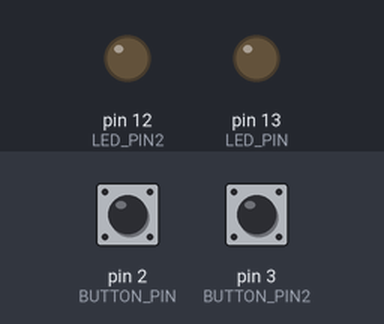
The sketch below on a simulated Arduino Uno, built with avr-gcc and run on an emulated ATmega328P. On the bench: output pins drawn as LEDs (lit = HIGH). Inputs (shaded band) come from the test bench; at power-on: pin 2 (BUTTON_PIN) HIGH, pin 3 (BUTTON_PIN2) HIGH.

Above: at 1.2 s.
1.3 s: pin 2 (BUTTON_PIN) pulled LOW for 0.15 s
At 1.37 s:
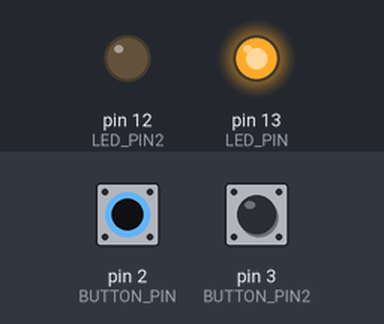
2.9 s: pin 3 (BUTTON_PIN2) pulled LOW for 0.15 s
At 2.97 s:
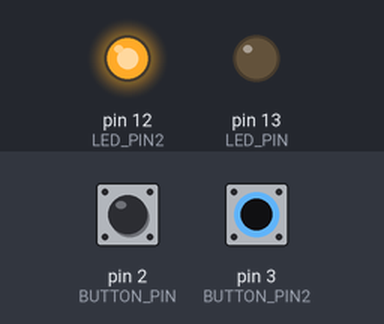
4.5 s: pin 3 (BUTTON_PIN2) pulled LOW for 3.2 s
At 8.2 s:
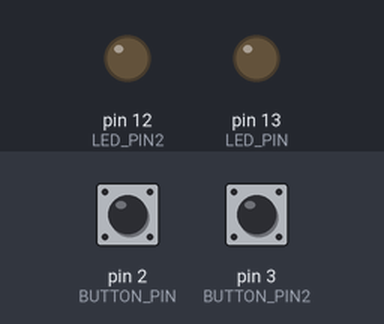
9.2 s: pin 2 (BUTTON_PIN) pulled LOW for 3.2 s
At 10.5 s:
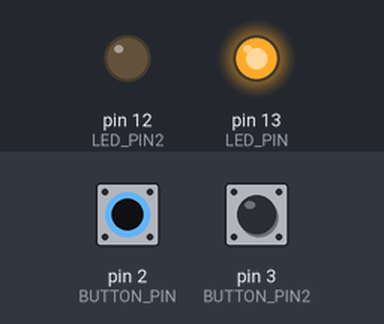
13.9 s: pin 2 (BUTTON_PIN) driven LOW and pin 3 (BUTTON_PIN2) driven LOW
At 15.3 s:
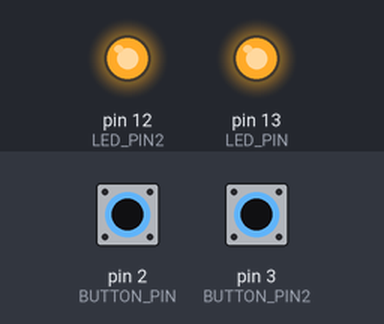
Timing chart, 0 to 16.4 s (numbered marks = the images above; inputs shaded):
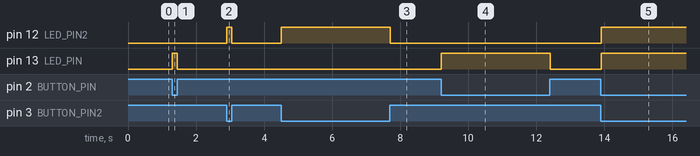

The sketch:

two_botton_debounce.ino
```cpp
/*
 DESCRIPTION
 ====================
 Simple example of the Bounce library that switches the debug LED when a button is pressed.
 */
// Include the Bounce2 library found here :
// https://github.com/thomasfredericks/Bounce2
#include <Bounce2.h>

#define BUTTON_PIN 2
#define BUTTON_PIN2 3
#define LED_PIN 13
#define LED_PIN2 12


// Instantiate a Bounce object
Bounce debouncer = Bounce();
Bounce debouncer2 = Bounce();

void setup() {

  // Setup the button with an internal pull-up :
  pinMode(BUTTON_PIN,INPUT_PULLUP);
  pinMode(BUTTON_PIN2,INPUT_PULLUP);

  // After setting up the button, setup the Bounce instance :
  debouncer.attach(BUTTON_PIN);
  debouncer.interval(5); // interval in ms
  debouncer2.attach(BUTTON_PIN2);
  debouncer2.interval(5);

  //Setup the LED :
  pinMode(LED_PIN,OUTPUT);
  pinMode(LED_PIN2,OUTPUT);

}

void loop() {
  // Update the Bounce instance :
  debouncer.update();
  debouncer2.update();

  // Get the updated value :
  int value = debouncer.read();
  int value2 = debouncer2.read();

  // Turn on or off the LED as determined by the state :
  if ( value == LOW ) {
    digitalWrite(LED_PIN, HIGH );
  }
  else {
    digitalWrite(LED_PIN, LOW );
  }
  if ( value2 == LOW ) {
    digitalWrite(LED_PIN2, HIGH );
  }
  else {
    digitalWrite(LED_PIN2, LOW );
  }

}
```

Measured:
- after the input at 1.3 s, pin 13 (LED_PIN): LOW → HIGH at once, → LOW 0.15 s later
- after the input at 2.9 s, pin 12 (LED_PIN2): LOW → HIGH at once, → LOW 0.15 s later
- after the input at 4.5 s, pin 12 (LED_PIN2): LOW → HIGH at once, → LOW 3.2 s later
- after the input at 9.2 s, pin 13 (LED_PIN): LOW → HIGH at once, → LOW 3.2 s later
- after the input at 13.9 s, pin 12 (LED_PIN2), pin 13 (LED_PIN): LOW → HIGH at once
